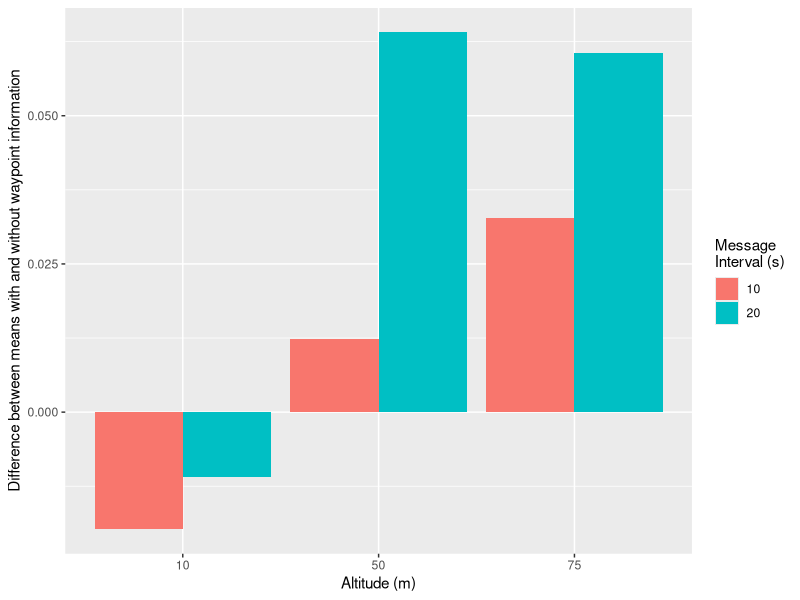
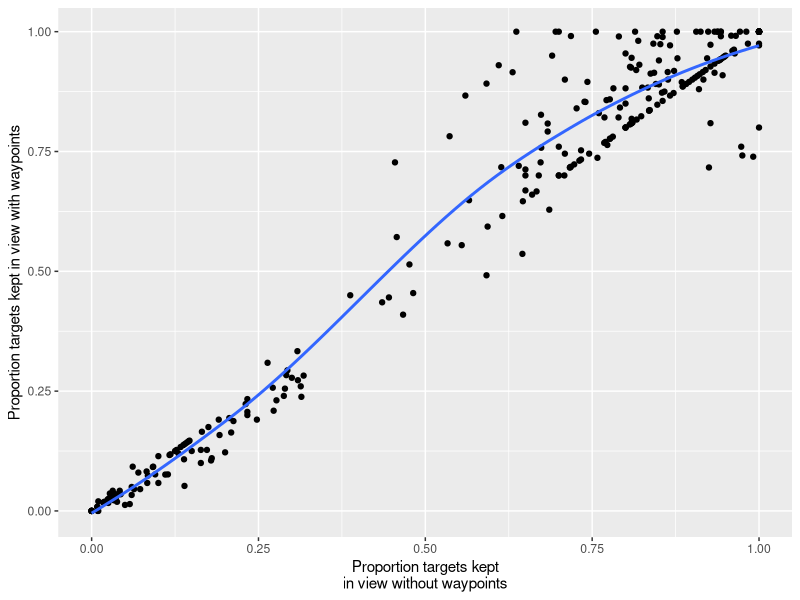

R code for these plots, in order:
library("ggplot2")
library("reshape2")

## Realized that the 5 sec interval should be a 10 sec interval
## and that the 10 sec interval should be a 20 sec interval.
## Will update variable names accordingly soon

setwd ("~/Documents/code/robotics/simulation/morse/AI_Robots_multiAgent/simulation/results/")

data_full <- read.csv ("simu_full.csv")

data_full_10s <- data_full[data_full$Interval_s == 10, ]
data_full_5s <- data_full[data_full$Interval_s == 5, ]

data_10m_10s <- data_full_10s[data_full_10s$Altitude_m == 10, ]
data_50m_10s <- data_full_10s[data_full_10s$Altitude_m == 50, ]
data_75m_10s <- data_full_10s[data_full_10s$Altitude_m == 75, ]
data_10m_5s <- data_full_5s[data_full_5s$Altitude_m == 10, ]
data_50m_5s <- data_full_5s[data_full_5s$Altitude_m == 50, ]
data_75m_5s <- data_full_5s[data_full_5s$Altitude_m == 75, ]


getStats <- function (df) {
  mean <- mean (df$ProportionInView)
  sd <- sd (df$ProportionInView)
  median <- median (df$ProportionInView)
  
  #mean <- format(mean, scientific = TRUE, digits = 3)
  #sd <- format(sd, scientific = TRUE, digits = 3)
  #median <- format(median, scientific = TRUE, digits = 3)
  
  stats <- cbind.data.frame(mean, sd, median)
  colnames (stats) <- c ("Mean", "SD", "Median")
  stats
}

getStatsFormat <- function (df) {
  altitude_m = df[1,]$Altitude_m
  interval_s = df[1,]$Interval_s
  usingWaypoints = df[1,]$UsingWaypoints
  stats <- getStats (df)
  statsFormat <- cbind.data.frame(usingWaypoints, interval_s, altitude_m, stats)
  colnames (statsFormat)[1:3] <- c ("UsingWaypoints", "Interval_s", "Altitude_m")
  statsFormat
}


stats_10m_10s_W <- getStatsFormat (data_10m_10s [data_10m_10s $UsingWaypoints == TRUE,  ])
stats_50m_10s_W <- getStatsFormat (data_50m_10s [data_50m_10s $UsingWaypoints == TRUE,  ])
stats_75m_10s_W <- getStatsFormat (data_75m_10s [data_75m_10s $UsingWaypoints == TRUE,  ])
stats_10m_5s_W  <- getStatsFormat (data_10m_5s  [data_10m_5s  $UsingWaypoints == TRUE,  ])
stats_50m_5s_W  <- getStatsFormat (data_50m_5s  [data_50m_5s  $UsingWaypoints == TRUE,  ])
stats_75m_5s_W  <- getStatsFormat (data_75m_5s  [data_75m_5s  $UsingWaypoints == TRUE,  ])
stats_10m_10s_N <- getStatsFormat (data_10m_10s [data_10m_10s $UsingWaypoints == FALSE, ])
stats_50m_10s_N <- getStatsFormat (data_50m_10s [data_50m_10s $UsingWaypoints == FALSE, ])
stats_75m_10s_N <- getStatsFormat (data_75m_10s [data_75m_10s $UsingWaypoints == FALSE, ])
stats_10m_5s_N  <- getStatsFormat (data_10m_5s  [data_10m_5s  $UsingWaypoints == FALSE, ])
stats_50m_5s_N  <- getStatsFormat (data_50m_5s  [data_50m_5s  $UsingWaypoints == FALSE, ])
stats_75m_5s_N  <- getStatsFormat (data_75m_5s  [data_75m_5s  $UsingWaypoints == FALSE, ])


stats_full <- rbind.data.frame(stats_10m_10s_W, stats_10m_10s_N, stats_50m_10s_W, stats_50m_10s_N, stats_75m_10s_W, stats_75m_10s_N, 
                 stats_10m_5s_W, stats_10m_5s_N, stats_50m_5s_W, stats_50m_5s_N, stats_75m_5s_W, stats_75m_5s_N)
write.csv (x = stats_full, "simu_full_stats.csv", quote = FALSE)

# Compare the mean proportionss between with and without waypoints
means_W <- stats_full[stats_full$UsingWaypoints == TRUE, ]$Mean
means_N <- stats_full[stats_full$UsingWaypoints == FALSE, ]$Mean
meansDifference <- means_W - means_N
meansDifference_10s <- meansDifference[1:3]
meansDifference_5s <- meansDifference[4:6]
descriptions <- c ("10", "50", "75")
meansTbl <- cbind.data.frame (descriptions, meansDifference_5s, meansDifference_10s)
colnames (meansTbl) = c ("Altitude", "10", "20")
meansTbl <- melt (meansTbl, id.vars = "Altitude")
#
ggplot (meansTbl, aes (Altitude, value, fill = variable)) + 
  geom_col (position="dodge") +
  xlab ("Altitude (m)") + 
  ylab ("Difference between means with and without waypoint information") + 
  guides(fill=guide_legend(title="Message\nInterval (s)"))



# Compare the proportions
props_W <- data_full[data_full$UsingWaypoints == TRUE, ]$ProportionInView
props_N <- data_full[data_full$UsingWaypoints == FALSE, ]$ProportionInView
props_tbl <- cbind.data.frame (props_W, props_N)
colnames (props_tbl) = c ("WithWaypoints", "WithoutWaypoints")
# Plot
ggplot (props_tbl, aes(x = props_N, y = props_W)) + geom_point () + geom_smooth (method = loess, se = FALSE) +
  xlab ("Proportion targets kept\nin view without waypoints") +
  ylab ("Proportion targets kept in view with waypoints") 



# Paired T-Test

getPaired_Ttest <- function (df) {
  ProportionsWithWaypoints <- df[df$UsingWaypoints == TRUE, ]$ProportionInView
  ProportionsSansWaypoints <- df[df$UsingWaypoints == FALSE, ]$ProportionInView
  t.test(ProportionsWithWaypoints, ProportionsSansWaypoints, paired=TRUE)
}

ProportionsWithWaypoints <- data_full[data_full$UsingWaypoints == TRUE, ]$ProportionInView
ProportionsSansWaypoints <- data_full[data_full$UsingWaypoints == FALSE, ]$ProportionInView

T_full    <- getPaired_Ttest (data_full)
T_10m_10s <- getPaired_Ttest (data_10m_10s)
T_50m_10s <- getPaired_Ttest (data_50m_10s)
T_75m_10s <- getPaired_Ttest (data_75m_10s)
T_10m_5s  <- getPaired_Ttest (data_10m_5s)
T_50m_5s  <- getPaired_Ttest (data_50m_5s)
T_75m_5s  <- getPaired_Ttest (data_75m_5s)


row_full    <- c ("All", "All", format (T_full$statistic, scientific = TRUE, digits = 3), T_full$parameter, format (T_full$p.value, scientific = TRUE, digits = 3))
row_10m_10s <- c ("10", "10", format (T_10m_10s$statistic, scientific = TRUE, digits = 3), T_10m_10s$parameter, format (T_10m_10s$p.value, scientific = TRUE, digits = 3))
row_50m_10s <- c ("50", "10", format (T_50m_10s$statistic, scientific = TRUE, digits = 3), T_50m_10s$parameter, format (T_50m_10s$p.value, scientific = TRUE, digits = 3))
row_75m_10s <- c ("75", "10", format (T_75m_10s$statistic, scientific = TRUE, digits = 3), T_75m_10s$parameter, format (T_75m_10s$p.value, scientific = TRUE, digits = 3))
row_10m_5s  <- c ("10", "5", format (T_10m_5s$statistic, scientific = TRUE, digits = 3),  T_10m_5s$parameter,  format (T_10m_5s$p.value, scientific = TRUE, digits = 3))
row_50m_5s  <- c ("50", "5", format (T_50m_5s$statistic, scientific = TRUE, digits = 3),  T_50m_5s$parameter,  format (T_50m_5s$p.value, scientific = TRUE, digits = 3))
row_75m_5s  <- c ("75", "5", format (T_75m_5s$statistic, scientific = TRUE, digits = 3),  T_75m_5s$parameter,  format (T_75m_5s$p.value, scientific = TRUE, digits = 3))

T_tbl <- rbind.data.frame(row_10m_5s, row_50m_5s, row_75m_5s, row_10m_10s, row_50m_10s, row_75m_10s, row_full)
colnames (T_tbl) <- c ("Altitude_m", "Interval_s", "T-stat", "DF", "P-value")
write.csv (x = T_tbl, "simu_full_T_table.csv", quote = FALSE)



# Repositions

RepostionsWithWaypoints <- data_full[data_full$UsingWaypoints == TRUE, ]$NumRepositions
RepositionsSansWaypoints <- data_full[data_full$UsingWaypoints == FALSE, ]$NumRepositions

RepostionsWithWaypoints - RepositionsSansWaypoints

